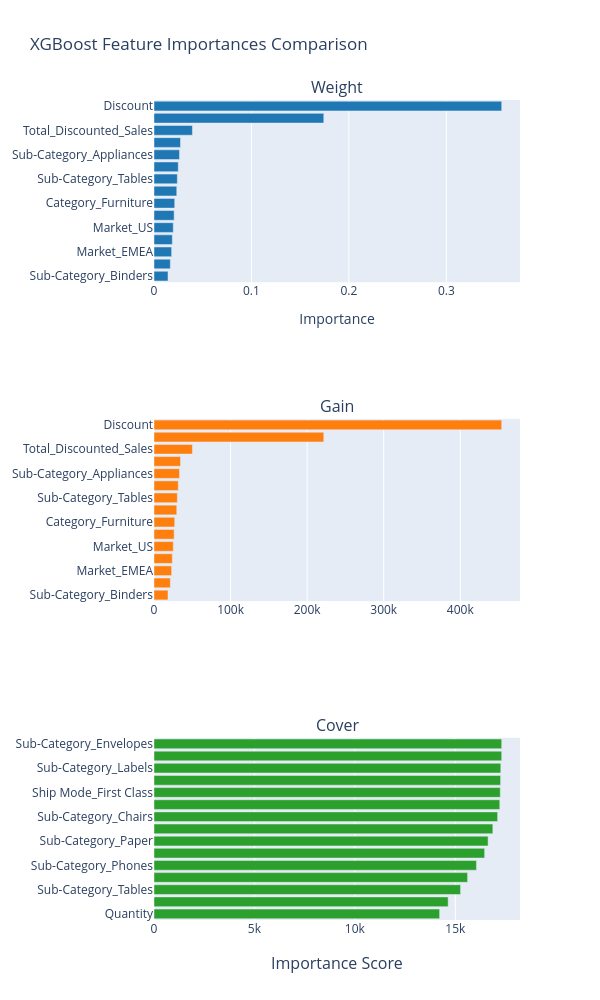

Notebook source saved alongside this figure:
### Code cell
xgb_model_w = models[model_names[2]]['model']
xgb_model = xgb_model_w.model
feature_names = xgb_model.feature_names_in_

# 1. Weight - how many times a feature is used to split
importance_weight = pd.Series(xgb_model.feature_importances_, index=feature_names).fillna(0)

# 2. Gain - average gain of splits using that feature (best for overall impact)
importance_gain = pd.Series(xgb_model.get_booster().get_score(importance_type='gain'), index=feature_names).fillna(0)
# ig_df = pd.DataFrame(importance_gain).T

# 3. Cover - average coverage of splits using that feature
importance_cover = pd.Series(xgb_model.get_booster().get_score(importance_type='cover'),
                             index=feature_names).fillna(0)

top_weight = importance_weight.sort_values().tail(15)
top_gain = importance_gain.sort_values().tail(15)
top_cover = importance_cover.sort_values().tail(15)
top_gain.to_csv("result_data/xgb_regression_feature_gain.csv")
top_cover.to_csv("result_data/xgb_regression_feature_cover.csv")

fig = make_subplots(rows=3, cols=1, 
                    subplot_titles=('Weight', 'Gain', 'Cover'),
                    x_title='Importance Score')

fig.add_trace(go.Bar(x=top_weight.values, y=top_weight.index, 
                     orientation='h', name='Weight', marker_color='#1f77b4'),
              row=1, col=1)

fig.add_trace(go.Bar(x=top_gain.values, y=top_gain.index, 
                     orientation='h', name='Gain', marker_color='#ff7f0e'),
              row=2, col=1)

fig.add_trace(go.Bar(x=top_cover.values, y=top_cover.index, 
                     orientation='h', name='Cover', marker_color='#2ca02c'),
              row=3, col=1)

fig.update_layout(height=1000, width=600, showlegend=False, title_text="XGBoost Feature Importances Comparison")
fig.update_xaxes(title_text="Importance", row=1, col=1)
fig.update_xaxes(title_text="Importance", row=1, col=2)
fig.update_xaxes(title_text="Importance", row=1, col=3)

fig.show()

### Figure 1 — Plotly figure (JSON) as saved in the notebook; plotly's stock layout.template omitted (floating-point values rounded to 4 significant figures)
{"data": [{"marker": {"color": "#1f77b4"}, "name": "Weight", "orientation": "h", "type": "bar", "x": [0.01437, 0.01677, 0.01809, 0.01882, 0.01976, 0.02068, 0.02126, 0.02334, 0.02395, 0.02488, 0.02616, 0.02721, 0.03942, 0.1742, 0.3568], "xaxis": "x", "y": ["Sub-Category_Binders", "Region_Southeast Asia", "Market_EMEA", "Market_LATAM", "Market_US", "Region_East", "Category_Furniture", "Region_Oceania", "Sub-Category_Tables", "Order Priority_High", "Sub-Category_Appliances", "Order Priority_Medium", "Total_Discounted_Sales", "Sales", "Discount"], "yaxis": "y"}, {"marker": {"color": "#ff7f0e"}, "name": "Gain", "orientation": "h", "type": "bar", "x": [18290.0, 21340.0, 23020.0, 23960.0, 25150.0, 26320.0, 27060.0, 29710.0, 30480.0, 31670.0, 33300.0, 34620.0, 50170.0, 221700.0, 454100.0], "xaxis": "x2", "y": ["Sub-Category_Binders", "Region_Southeast Asia", "Market_EMEA", "Market_LATAM", "Market_US", "Region_East", "Category_Furniture", "Region_Oceania", "Sub-Category_Tables", "Order Priority_High", "Sub-Category_Appliances", "Order Priority_Medium", "Total_Discounted_Sales", "Sales", "Discount"], "yaxis": "y2"}, {"marker": {"color": "#2ca02c"}, "name": "Cover", "orientation": "h", "type": "bar", "x": [14220.0, 14640.0, 15260.0, 15610.0, 16050.0, 16460.0, 16630.0, 16870.0, 17110.0, 17210.0, 17240.0, 17250.0, 17260.0, 17310.0, 17310.0], "xaxis": "x3", "y": ["Quantity", "Sub-Category_Storage", "Sub-Category_Tables", "Sub-Category_Machines", "Sub-Category_Phones", "Region_North Asia", "Sub-Category_Paper", "Order Priority_Low", "Sub-Category_Chairs", "Sub-Category_Art", "Ship Mode_First Class", "Market_Africa", "Sub-Category_Labels", "Region_Caribbean", "Sub-Category_Envelopes"], "yaxis": "y3"}], "layout": {"annotations": [{"font": {"size": 16}, "showarrow": false, "text": "Weight", "x": 0.5, "xanchor": "center", "xref": "paper", "y": 1, "yanchor": "bottom", "yref": "paper"}, {"font": {"size": 16}, "showarrow": false, "text": "Gain", "x": 0.5, "xanchor": "center", "xref": "paper", "y": 0.6111, "yanchor": "bottom", "yref": "paper"}, {"font": {"size": 16}, "showarrow": false, "text": "Cover", "x": 0.5, "xanchor": "center", "xref": "paper", "y": 0.2222, "yanchor": "bottom", "yref": "paper"}, {"font": {"size": 16}, "showarrow": false, "text": "Importance Score", "x": 0.5, "xanchor": "center", "xref": "paper", "y": 0, "yanchor": "top", "yref": "paper", "yshift": -30}], "height": 1000, "showlegend": false, "title": {"text": "XGBoost Feature Importances Comparison"}, "width": 600, "xaxis": {"anchor": "y", "domain": [0, 1], "title": {"text": "Importance"}}, "xaxis2": {"anchor": "y2", "domain": [0, 1]}, "xaxis3": {"anchor": "y3", "domain": [0, 1]}, "yaxis": {"anchor": "x", "domain": [0.7778, 1]}, "yaxis2": {"anchor": "x2", "domain": [0.3889, 0.6111]}, "yaxis3": {"anchor": "x3", "domain": [0, 0.2222]}}}
